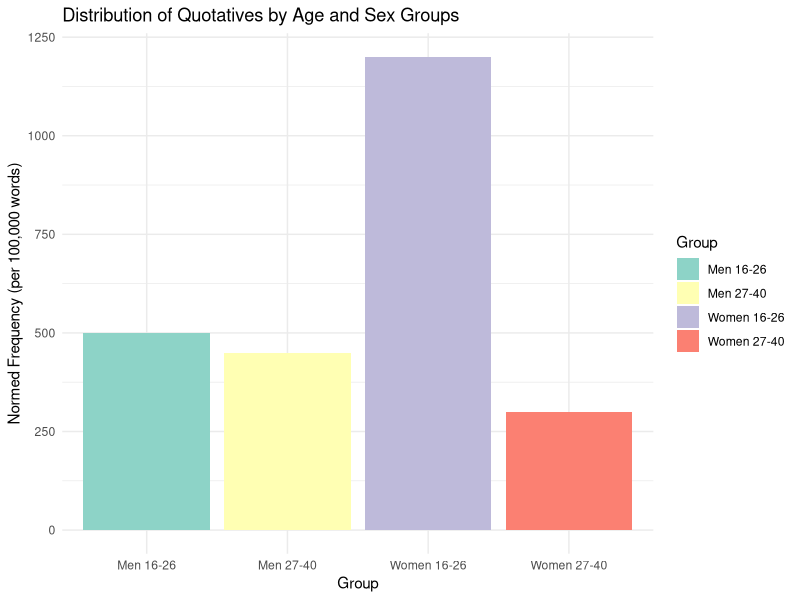

Recreate this plot in R.
## ---- chunk 1
#| fig-cap: "Distribution of Quotatives Across Sex and Age Groups (Normed Frequency per 100,000 Words)"
#| 
# Load necessary library
library(ggplot2)

# Data from the table
data <- data.frame(
  Group = c("Men 16-26", "Women 16-26", "Men 27-40", "Women 27-40"),
  Frequency = c(500, 1200, 450, 300)
)

# Creating the barplot
ggplot(data, aes(x = Group, y = Frequency, fill = Group)) +
  geom_bar(stat = "identity") +
  theme_minimal() +
  labs(title = "Distribution of Quotatives by Age and Sex Groups",
       x = "Group",
       y = "Normed Frequency (per 100,000 words)") +
  scale_fill_brewer(palette = "Set3")
